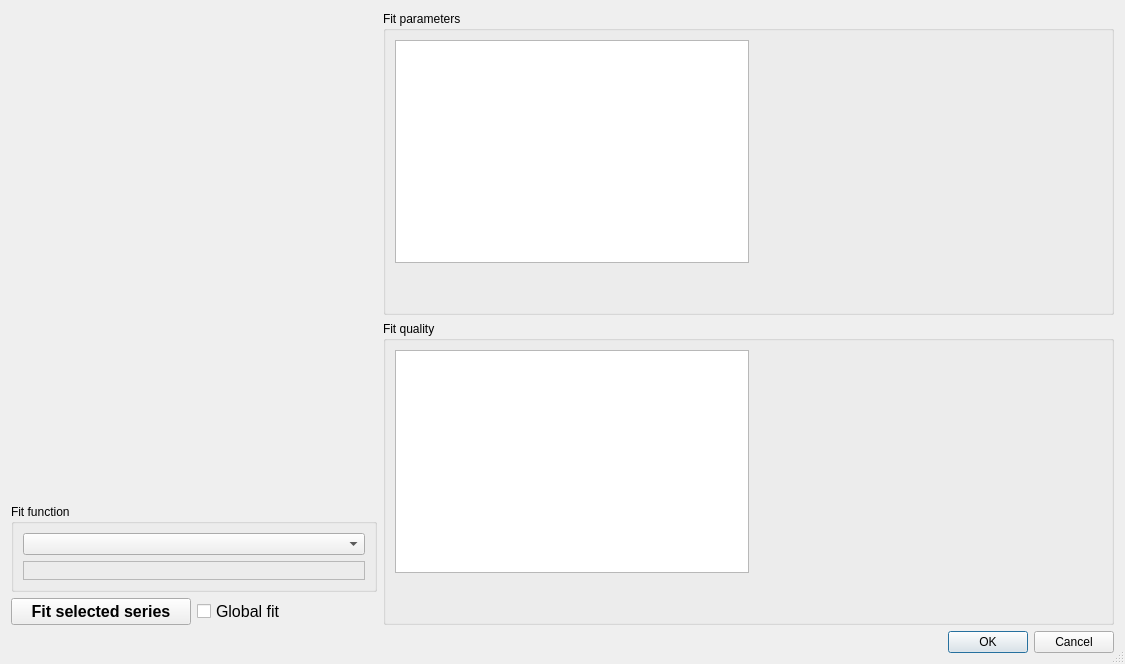
<?xml version="1.0" encoding="UTF-8"?>
<ui version="4.0">
 <class>ScrutinizeDialog</class>
 <widget class="QDialog" name="ScrutinizeDialog">
  <property name="geometry">
   <rect>
    <x>0</x>
    <y>0</y>
    <width>1125</width>
    <height>664</height>
   </rect>
  </property>
  <property name="sizePolicy">
   <sizepolicy hsizetype="MinimumExpanding" vsizetype="MinimumExpanding">
    <horstretch>0</horstretch>
    <verstretch>0</verstretch>
   </sizepolicy>
  </property>
  <property name="windowTitle">
   <string>Data modelling</string>
  </property>
  <property name="windowIcon">
   <iconset>
    <normaloff>../Images/TraceScrutinizer.png</normaloff>../Images/TraceScrutinizer.png</iconset>
  </property>
  <property name="sizeGripEnabled">
   <bool>true</bool>
  </property>
  <property name="modal">
   <bool>false</bool>
  </property>
  <layout class="QVBoxLayout" name="verticalLayout_3">
   <item>
    <layout class="QHBoxLayout" name="horizontalLayout_3" stretch="1,2">
     <item>
      <layout class="QVBoxLayout" name="verticalLayout">
       <item>
        <widget class="QWidget" name="mpl_window" native="true">
         <property name="sizePolicy">
          <sizepolicy hsizetype="Expanding" vsizetype="Expanding">
           <horstretch>1</horstretch>
           <verstretch>0</verstretch>
          </sizepolicy>
         </property>
         <property name="maximumSize">
          <size>
           <width>600</width>
           <height>16777215</height>
          </size>
         </property>
         <layout class="QVBoxLayout" name="mpl_layout">
          <property name="sizeConstraint">
           <enum>QLayout::SetDefaultConstraint</enum>
          </property>
         </layout>
        </widget>
       </item>
       <item>
        <widget class="QGroupBox" name="groupBox_2">
         <property name="sizePolicy">
          <sizepolicy hsizetype="Preferred" vsizetype="Maximum">
           <horstretch>1</horstretch>
           <verstretch>1</verstretch>
          </sizepolicy>
         </property>
         <property name="title">
          <string>Fit function</string>
         </property>
         <layout class="QVBoxLayout" name="verticalLayout_4">
          <item>
           <widget class="QComboBox" name="cmb_fit_function">
            <property name="sizePolicy">
             <sizepolicy hsizetype="MinimumExpanding" vsizetype="Fixed">
              <horstretch>0</horstretch>
              <verstretch>0</verstretch>
             </sizepolicy>
            </property>
            <property name="sizeAdjustPolicy">
             <enum>QComboBox::AdjustToMinimumContentsLength</enum>
            </property>
            <property name="frame">
             <bool>true</bool>
            </property>
           </widget>
          </item>
          <item>
           <widget class="QLabel" name="txt_function">
            <property name="sizePolicy">
             <sizepolicy hsizetype="MinimumExpanding" vsizetype="Preferred">
              <horstretch>0</horstretch>
              <verstretch>0</verstretch>
             </sizepolicy>
            </property>
            <property name="font">
             <font>
              <pointsize>11</pointsize>
              <weight>75</weight>
              <bold>true</bold>
             </font>
            </property>
            <property name="frameShape">
             <enum>QFrame::StyledPanel</enum>
            </property>
            <property name="text">
             <string notr="true"/>
            </property>
            <property name="textFormat">
             <enum>Qt::PlainText</enum>
            </property>
            <property name="alignment">
             <set>Qt::AlignCenter</set>
            </property>
           </widget>
          </item>
         </layout>
        </widget>
       </item>
       <item>
        <layout class="QHBoxLayout" name="horizontalLayout">
         <item>
          <widget class="QPushButton" name="btn_calc">
           <property name="sizePolicy">
            <sizepolicy hsizetype="Preferred" vsizetype="Fixed">
             <horstretch>0</horstretch>
             <verstretch>0</verstretch>
            </sizepolicy>
           </property>
           <property name="font">
            <font>
             <pointsize>12</pointsize>
             <weight>75</weight>
             <bold>true</bold>
            </font>
           </property>
           <property name="text">
            <string>Fit selected series</string>
           </property>
          </widget>
         </item>
         <item>
          <widget class="QCheckBox" name="chk_global">
           <property name="font">
            <font>
             <pointsize>12</pointsize>
             <weight>50</weight>
             <bold>false</bold>
            </font>
           </property>
           <property name="text">
            <string>Global fit</string>
           </property>
          </widget>
         </item>
        </layout>
       </item>
      </layout>
     </item>
     <item>
      <layout class="QVBoxLayout" name="verticalLayout_2" stretch="1,1">
       <item>
        <widget class="QGroupBox" name="grp_fit">
         <property name="enabled">
          <bool>true</bool>
         </property>
         <property name="sizePolicy">
          <sizepolicy hsizetype="Preferred" vsizetype="Preferred">
           <horstretch>0</horstretch>
           <verstretch>0</verstretch>
          </sizepolicy>
         </property>
         <property name="title">
          <string>Fit parameters</string>
         </property>
         <layout class="QGridLayout" name="gridLayout_2">
          <item row="0" column="0">
           <widget class="QTableWidget" name="tbl_params">
            <property name="enabled">
             <bool>true</bool>
            </property>
            <property name="sizePolicy">
             <sizepolicy hsizetype="Expanding" vsizetype="Minimum">
              <horstretch>0</horstretch>
              <verstretch>1</verstretch>
             </sizepolicy>
            </property>
            <property name="sizeAdjustPolicy">
             <enum>QAbstractScrollArea::AdjustToContents</enum>
            </property>
            <attribute name="horizontalHeaderStretchLastSection">
             <bool>false</bool>
            </attribute>
            <attribute name="verticalHeaderStretchLastSection">
             <bool>false</bool>
            </attribute>
           </widget>
          </item>
          <item row="1" column="0">
           <spacer name="verticalSpacer">
            <property name="orientation">
             <enum>Qt::Vertical</enum>
            </property>
            <property name="sizeHint" stdset="0">
             <size>
              <width>20</width>
              <height>40</height>
             </size>
            </property>
           </spacer>
          </item>
          <item row="0" column="1">
           <spacer name="horizontalSpacer">
            <property name="orientation">
             <enum>Qt::Horizontal</enum>
            </property>
            <property name="sizeHint" stdset="0">
             <size>
              <width>40</width>
              <height>20</height>
             </size>
            </property>
           </spacer>
          </item>
         </layout>
        </widget>
       </item>
       <item>
        <widget class="QGroupBox" name="groupBox">
         <property name="enabled">
          <bool>true</bool>
         </property>
         <property name="sizePolicy">
          <sizepolicy hsizetype="Preferred" vsizetype="Preferred">
           <horstretch>0</horstretch>
           <verstretch>0</verstretch>
          </sizepolicy>
         </property>
         <property name="title">
          <string>Fit quality</string>
         </property>
         <layout class="QGridLayout" name="gridLayout_3">
          <item row="0" column="0">
           <widget class="QTableWidget" name="tbl_results">
            <property name="enabled">
             <bool>true</bool>
            </property>
            <property name="sizePolicy">
             <sizepolicy hsizetype="Expanding" vsizetype="Minimum">
              <horstretch>0</horstretch>
              <verstretch>1</verstretch>
             </sizepolicy>
            </property>
            <property name="sizeAdjustPolicy">
             <enum>QAbstractScrollArea::AdjustToContents</enum>
            </property>
            <attribute name="horizontalHeaderStretchLastSection">
             <bool>false</bool>
            </attribute>
            <attribute name="verticalHeaderStretchLastSection">
             <bool>false</bool>
            </attribute>
           </widget>
          </item>
          <item row="0" column="1">
           <spacer name="horizontalSpacer_3">
            <property name="orientation">
             <enum>Qt::Horizontal</enum>
            </property>
            <property name="sizeHint" stdset="0">
             <size>
              <width>40</width>
              <height>20</height>
             </size>
            </property>
           </spacer>
          </item>
          <item row="1" column="0">
           <spacer name="verticalSpacer_2">
            <property name="orientation">
             <enum>Qt::Vertical</enum>
            </property>
            <property name="sizeHint" stdset="0">
             <size>
              <width>20</width>
              <height>40</height>
             </size>
            </property>
           </spacer>
          </item>
         </layout>
        </widget>
       </item>
      </layout>
     </item>
    </layout>
   </item>
   <item>
    <widget class="QDialogButtonBox" name="buttonBox">
     <property name="sizePolicy">
      <sizepolicy hsizetype="Expanding" vsizetype="Fixed">
       <horstretch>0</horstretch>
       <verstretch>10</verstretch>
      </sizepolicy>
     </property>
     <property name="layoutDirection">
      <enum>Qt::LeftToRight</enum>
     </property>
     <property name="orientation">
      <enum>Qt::Horizontal</enum>
     </property>
     <property name="standardButtons">
      <set>QDialogButtonBox::Cancel|QDialogButtonBox::Ok</set>
     </property>
     <property name="centerButtons">
      <bool>false</bool>
     </property>
    </widget>
   </item>
  </layout>
 </widget>
 <resources/>
 <connections>
  <connection>
   <sender>buttonBox</sender>
   <signal>accepted()</signal>
   <receiver>ScrutinizeDialog</receiver>
   <slot>accept()</slot>
   <hints>
    <hint type="sourcelabel">
     <x>248</x>
     <y>254</y>
    </hint>
    <hint type="destinationlabel">
     <x>157</x>
     <y>274</y>
    </hint>
   </hints>
  </connection>
  <connection>
   <sender>buttonBox</sender>
   <signal>rejected()</signal>
   <receiver>ScrutinizeDialog</receiver>
   <slot>reject()</slot>
   <hints>
    <hint type="sourcelabel">
     <x>316</x>
     <y>260</y>
    </hint>
    <hint type="destinationlabel">
     <x>286</x>
     <y>274</y>
    </hint>
   </hints>
  </connection>
 </connections>
</ui>
